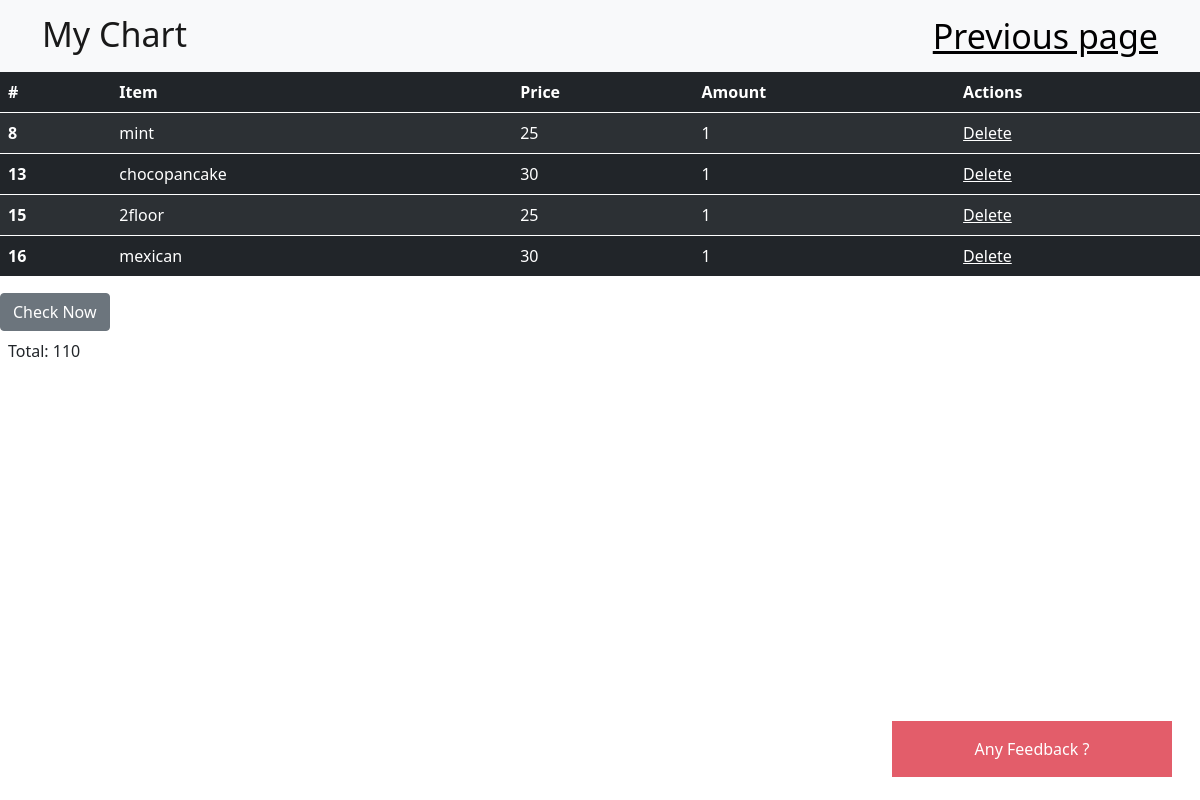
Page /cart/ on the committed database.
### home_app/models.py (models this page shows)
class Cart(models.Model):
    user = models.ForeignKey(User, related_name="cart",on_delete=models.CASCADE)
    item = models.ForeignKey(Item ,related_name='carts',on_delete=models.CASCADE,default=1)
    quantity=models.IntegerField(default=1)
    created_at = models.DateTimeField(auto_now_add=True)
    updated_at = models.DateTimeField(auto_now=True)

class Item(models.Model):
    name = models.CharField(max_length=45)
    category = models.ForeignKey(Category, related_name = 'items', on_delete = models.CASCADE,null=True)
    desc = models.TextField(default="descriptions about the items")
    price = models.IntegerField()

### home_app/views.py (the view)
# urls.py: path('cart/', views.cart),
def cart (request):
    cart= Cart.objects.all()
    sum=0
    for i in cart:
        sum+=(i.item.price * i.quantity)
    contaxt={
    'cart': Cart.objects.all(),
    'total':sum,
    }
    return render (request, 'cart.html',contaxt)

### home_app/templates/cart.html (shortened to what this page needs)
<!DOCTYPE html>
<html lang="en">
<head>
    <link href="https://cdn.jsdelivr.net/npm/bootstrap@5.0.1/dist/css/bootstrap.min.css" rel="stylesheet"> {% load static %}
    <link rel="stylesheet" href="{% static 'css/cart.css' %}">
</head>
<body>
    <div id="container">
        <nav class="navbar navbar-expand-lg navbar-light bg-light" id="nav">
            <div class="container-md">
                <h1> <a class="navbar-brand" href="#" id="nav">My Chart</a></h1>
                <a class="previous" href="/home/">Previous page</a>
            </div>
        </nav>
        <div class="table">
            <table class="table table-striped table-dark">
                <thead>
                    <tr>
                        <th scope="col">#</th>
                        <th scope="col">Item</th>
                        <th scope="col">Price</th>
                        <th scope="col">Amount</th>
                        <th scope="col">Actions</th>
                    </tr>
                </thead>
                <tbody>
                    {%for i in cart%}
                    <tr>
                        <th scope="row">{{i.id}}</th>
                        <td>{{i.item.name}}</td>
                        <td>{{i.item.price}}</td>
                        <td>{{i.quantity}}</td>
                        <td><a class="delete" href="/delete/{{i.item.id}}/">Delete</a></td>
                    </tr>
                    {% endfor %}
                </tbody>
            </table>
            <a href="/submit_order" class="btn btn-secondary" title="Click to confirm Order">Check Now</a>
            <div class="total">
                <div class="total">
                    <p>Total: {{total}}</p>
                </div>
                <button class="open-button" id="btn" onclick="openForm()">Any Feedback ?</button>
            </div>
</body>
</html>

### home_app/static/css/cart.css (style rules this page uses)
#nav { font-size: 34px; }
.open-button { background-color: black; color: white; padding: 16px 20px; border: none; cursor: pointer; opacity: 0.8; position: fixed; bottom: 23px; right: 28px; width: 280px; }
#btn { background-color: #dc3545; }
.previous { color: black; }
.delete { color: white; }

### rows in the picture
Cart: id "8", item.name "mint", item.price "25", quantity "1"
Cart: id "13", item.name "chocopancake", item.price "30", quantity "1"
Cart: id "15", item.name "2floor", item.price "25", quantity "1"
Cart: id "16", item.name "mexican", item.price "30", quantity "1"

### other values in the picture
{{ total }} "110"
